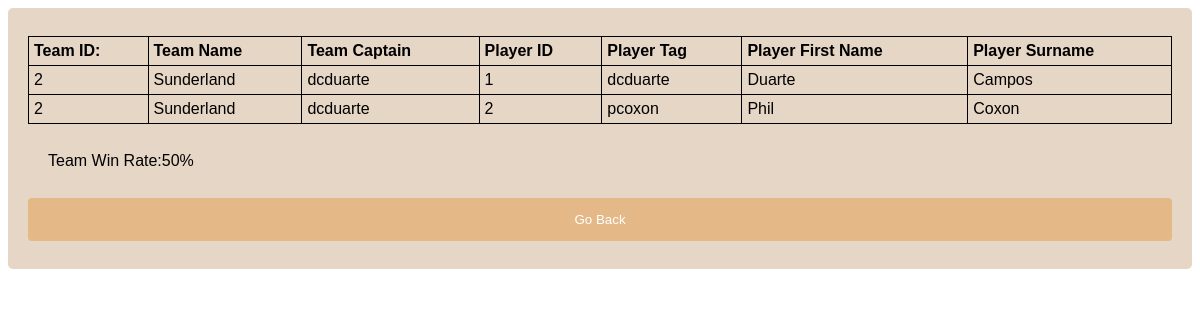
Screenshot of /Website/player_view_team_info.php (signed in) with the database file from the repository.
### tables this page shows
CREATE TABLE `players` (
  `player_id` int(255) NOT NULL,
  `player_tag` varchar(255) NOT NULL,
  `player_firstname` varchar(255) NOT NULL,
  `player_surname` varchar(255) NOT NULL,
  `player_password` varchar(255) NOT NULL,
  `team_id` int(255) NOT NULL,
  `user_type` varchar(255) NOT NULL
);

CREATE TABLE `teams` (
  `team_id` int(255) NOT NULL,
  `team_name` varchar(255) NOT NULL,
  `team_captain` varchar(255) NOT NULL
);

### Website/player_view_team_info.php (the view, shortened to what this page needs)
<!DOCTYPE html>
<html lang="en">
<head>
    <link  rel="stylesheet" href="stylesheet.css" >
</head>
<body>
<?php
        $servername = "localhost";
        $username = "root";
        $password = "";
        $database = "esports";
            try {
                $conn = new PDO("mysql:host=$servername;dbname=$database", $username, $password);
                $conn->setAttribute(PDO::ATTR_ERRMODE, PDO::ERRMODE_EXCEPTION);
                $team_id = $_SESSION["team_id"];
                $team_name_sql = $conn->prepare("SELECT team_name FROM teams WHERE team_id LIKE ?");
                $team_name_sql -> bindValue(1, "%$team_id%");
                $team_name_sql -> execute();
                $row = $team_name_sql->fetch();
                $team_name = $row["team_name"];
                $team_games_played = $conn->prepare("SELECT count(*) AS team_games_played FROM matches WHERE team1_id LIKE ? OR team2_id LIKE ?");
                $team_games_played -> bindValue(1, "%$team_id%");
                $team_games_played -> bindValue(2, "%$team_id%");
                $team_games_played -> execute();
                $row = $team_games_played->fetch();
                $team_games_played = $row["team_games_played"];
                $total_games_won = $conn->prepare("SELECT count(*) AS total_games_won FROM matches WHERE result LIKE ?");
                $total_games_won -> bindValue(1, "%$team_id%");
                $total_games_won -> execute();
                $row = $total_games_won->fetch();
                $total_games_won = $row["total_games_won"];
                $win_percentage = ($total_games_won / $team_games_played) * 100;
                $sql = $conn->prepare("SELECT * FROM teams INNER JOIN players ON teams.team_id=players.team_id WHERE team_name LIKE ? ");
                $sql -> bindValue(1, "%$team_name%");
                $sql -> execute();
                echo "<div>
                <table border=1>
                <tr>
                <th>Team ID:</th>
                <th>Team Name</th>
                <th>Team Captain</th>
                <th>Player ID</th>
                <th>Player Tag</th>
                <th>Player First Name</th>
                <th>Player Surname</th>
                </tr>
                </div>";
                if($sql->rowCount()) {
                    while ($row = $sql->fetch())
                    {
                        echo "<tr>";
                        echo '<td> ' . $row['team_id'] . '</td>';
                        echo '<td> ' . $row['team_name'] . '</td>';
                        echo '<td> ' . $row['team_captain'] . '</td>';
                        echo '<td> ' . $row['player_id'] . '</td>';
                        echo '<td> ' . $row['player_tag'] . '</td>';
                        echo '<td> ' . $row['player_firstname'] . '</td>';
                        echo '<td> ' . $row['player_surname'] . '</td>';
                        echo "</tr>";
                    }
        echo"<div>";
        echo"Team Win Rate:". round($win_percentage,2) . "%";
        echo"</div>";
                    }
                else
                    {
                        echo 'No matches found';
                    }
                }
            catch(PDOException $e)
                {
                echo $sql . "<br>" . $e->getMessage();
                }
        ?>
<form action="login_2_player.php">
        <input type="submit" value="Go Back">
    </form>
</body>
</html>

### Website/stylesheet.css (style rules this page uses)
input[type=submit] { width: 100%; background-color: #E4B987; color: white; padding: 14px 20px; margin: 8px 0; border: none; border-radius: 4px; cursor: pointer; font-family: "Arial", Helvetica, sans-serif; }
div { font-family: 'Trebuchet MS', 'Lucida Sans Unicode', 'Lucida Grande', 'Lucida Sans', Arial, sans-serif; border-radius: 5px; background-color: #e5d6c5; padding: 20px; }
table { width: 100%; padding: 12px 20px; margin: 8px 0; border-collapse: collapse; font-family: 'Trebuchet MS', 'Lucida Sans Unicode', 'Lucida Grande', 'Lucida Sans', Arial, sans-serif; }
table, td, th { border: 1px solid black; padding: 5px; }
th { text-align: left; }

### rows the page displays
players: team "2", team.team_name "Sunderland", team.team_captain "dcduarte", player_id "1", player_tag "dcduarte", player_firstname "Duarte", player_surname "Campos"
players: team "2", team.team_name "Sunderland", team.team_captain "dcduarte", player_id "2", player_tag "pcoxon", player_firstname "Phil", player_surname "Coxon"

### other values shown
$win_percentage "50"
